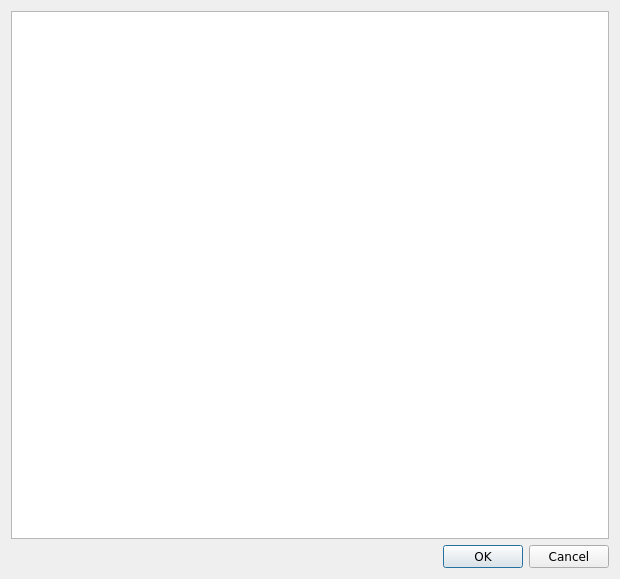
<?xml version="1.0" encoding="UTF-8"?>
<ui version="4.0">
 <class>DialogShowDevAttrib</class>
 <widget class="QDialog" name="DialogShowDevAttrib">
  <property name="geometry">
   <rect>
    <x>0</x>
    <y>0</y>
    <width>620</width>
    <height>579</height>
   </rect>
  </property>
  <property name="font">
   <font>
    <family>Verdana</family>
   </font>
  </property>
  <property name="windowTitle">
   <string>Attributes</string>
  </property>
  <layout class="QVBoxLayout" name="verticalLayout">
   <item>
    <widget class="QTextEdit" name="textEditDevAttrib">
     <property name="undoRedoEnabled">
      <bool>false</bool>
     </property>
     <property name="readOnly">
      <bool>true</bool>
     </property>
    </widget>
   </item>
   <item>
    <widget class="QDialogButtonBox" name="buttonBox">
     <property name="orientation">
      <enum>Qt::Horizontal</enum>
     </property>
     <property name="standardButtons">
      <set>QDialogButtonBox::Cancel|QDialogButtonBox::Ok</set>
     </property>
    </widget>
   </item>
  </layout>
 </widget>
 <resources/>
 <connections>
  <connection>
   <sender>buttonBox</sender>
   <signal>accepted()</signal>
   <receiver>DialogShowDevAttrib</receiver>
   <slot>accept()</slot>
   <hints>
    <hint type="sourcelabel">
     <x>248</x>
     <y>254</y>
    </hint>
    <hint type="destinationlabel">
     <x>157</x>
     <y>274</y>
    </hint>
   </hints>
  </connection>
  <connection>
   <sender>buttonBox</sender>
   <signal>rejected()</signal>
   <receiver>DialogShowDevAttrib</receiver>
   <slot>reject()</slot>
   <hints>
    <hint type="sourcelabel">
     <x>316</x>
     <y>260</y>
    </hint>
    <hint type="destinationlabel">
     <x>286</x>
     <y>274</y>
    </hint>
   </hints>
  </connection>
 </connections>
</ui>
